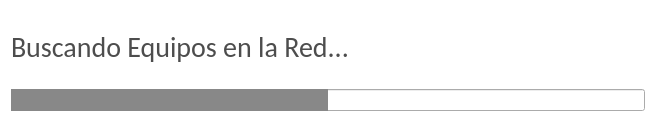
<?xml version="1.0" encoding="UTF-8"?>
<ui version="4.0">
 <class>Dialog</class>
 <widget class="QDialog" name="Dialog">
  <property name="geometry">
   <rect>
    <x>0</x>
    <y>0</y>
    <width>656</width>
    <height>122</height>
   </rect>
  </property>
  <property name="minimumSize">
   <size>
    <width>656</width>
    <height>122</height>
   </size>
  </property>
  <property name="maximumSize">
   <size>
    <width>656</width>
    <height>122</height>
   </size>
  </property>
  <property name="windowTitle">
   <string>Buscando...</string>
  </property>
  <property name="styleSheet">
   <string notr="true">#Dialog {
background-color: rgb(255, 255, 255);
}</string>
  </property>
  <layout class="QVBoxLayout" name="verticalLayout_2">
   <item>
    <layout class="QVBoxLayout" name="verticalLayout">
     <item>
      <widget class="QLabel" name="text">
       <property name="font">
        <font>
         <family>Calibri</family>
         <pointsize>21</pointsize>
        </font>
       </property>
       <property name="styleSheet">
        <string notr="true">color: rgb(77, 77, 77)</string>
       </property>
       <property name="text">
        <string>Buscando Equipos en la Red...</string>
       </property>
      </widget>
     </item>
     <item>
      <widget class="QProgressBar" name="proceso">
       <property name="styleSheet">
        <string notr="true">#proceso::chunk {
	background-color: rgb(136, 136, 136)
}</string>
       </property>
       <property name="maximum">
        <number>0</number>
       </property>
       <property name="value">
        <number>-1</number>
       </property>
       <property name="textVisible">
        <bool>false</bool>
       </property>
      </widget>
     </item>
    </layout>
   </item>
  </layout>
 </widget>
 <resources/>
 <connections/>
</ui>
